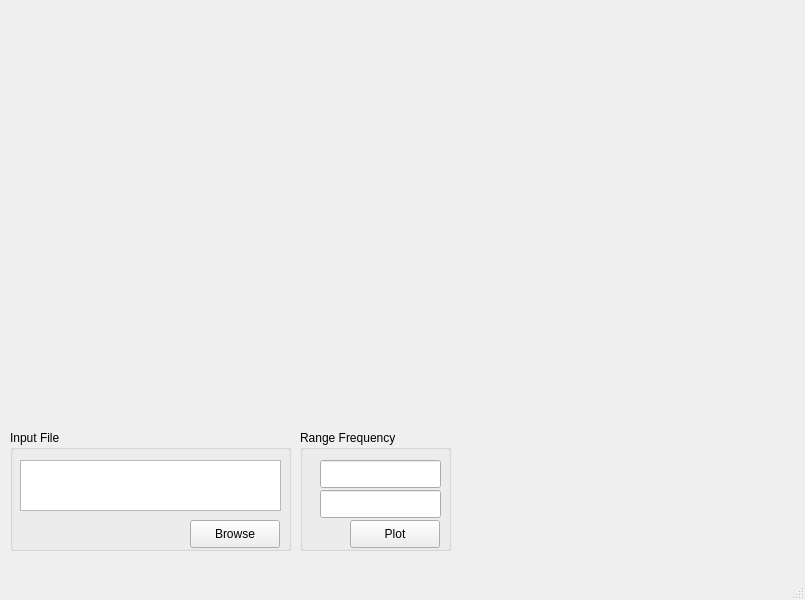
<?xml version="1.0" encoding="UTF-8"?>
<ui version="4.0">
 <class>MainWindow</class>
 <widget class="QMainWindow" name="MainWindow">
  <property name="geometry">
   <rect>
    <x>0</x>
    <y>0</y>
    <width>805</width>
    <height>600</height>
   </rect>
  </property>
  <property name="windowTitle">
   <string>MainWindow</string>
  </property>
  <widget class="QWidget" name="centralwidget">
   <widget class="QGroupBox" name="groupBox">
    <property name="geometry">
     <rect>
      <x>300</x>
      <y>430</y>
      <width>151</width>
      <height>121</height>
     </rect>
    </property>
    <property name="title">
     <string>Range Frequency</string>
    </property>
    <widget class="QLineEdit" name="lineEdit_start">
     <property name="geometry">
      <rect>
       <x>20</x>
       <y>30</y>
       <width>121</width>
       <height>28</height>
      </rect>
     </property>
    </widget>
    <widget class="QLineEdit" name="lineEdit_stop">
     <property name="geometry">
      <rect>
       <x>20</x>
       <y>60</y>
       <width>121</width>
       <height>28</height>
      </rect>
     </property>
    </widget>
    <widget class="QPushButton" name="pushButton_plot">
     <property name="geometry">
      <rect>
       <x>50</x>
       <y>90</y>
       <width>90</width>
       <height>28</height>
      </rect>
     </property>
     <property name="text">
      <string>Plot</string>
     </property>
    </widget>
   </widget>
   <widget class="QGroupBox" name="groupBox_2">
    <property name="geometry">
     <rect>
      <x>10</x>
      <y>430</y>
      <width>281</width>
      <height>121</height>
     </rect>
    </property>
    <property name="title">
     <string>Input File</string>
    </property>
    <widget class="QPlainTextEdit" name="plainTextEdit">
     <property name="geometry">
      <rect>
       <x>10</x>
       <y>30</y>
       <width>261</width>
       <height>51</height>
      </rect>
     </property>
     <property name="readOnly">
      <bool>true</bool>
     </property>
     <property name="plainText">
      <string/>
     </property>
    </widget>
    <widget class="QPushButton" name="pushButton_browse">
     <property name="geometry">
      <rect>
       <x>180</x>
       <y>90</y>
       <width>90</width>
       <height>28</height>
      </rect>
     </property>
     <property name="text">
      <string>Browse</string>
     </property>
    </widget>
   </widget>
  </widget>
  <widget class="QMenuBar" name="menubar">
   <property name="geometry">
    <rect>
     <x>0</x>
     <y>0</y>
     <width>805</width>
     <height>22</height>
    </rect>
   </property>
  </widget>
  <widget class="QStatusBar" name="statusbar"/>
  <action name="actionTest1">
   <property name="text">
    <string>Test1</string>
   </property>
  </action>
  <action name="actionTest1_2">
   <property name="text">
    <string>Test1</string>
   </property>
  </action>
  <action name="actionOpen">
   <property name="text">
    <string>Open</string>
   </property>
  </action>
 </widget>
 <resources/>
 <connections/>
</ui>
